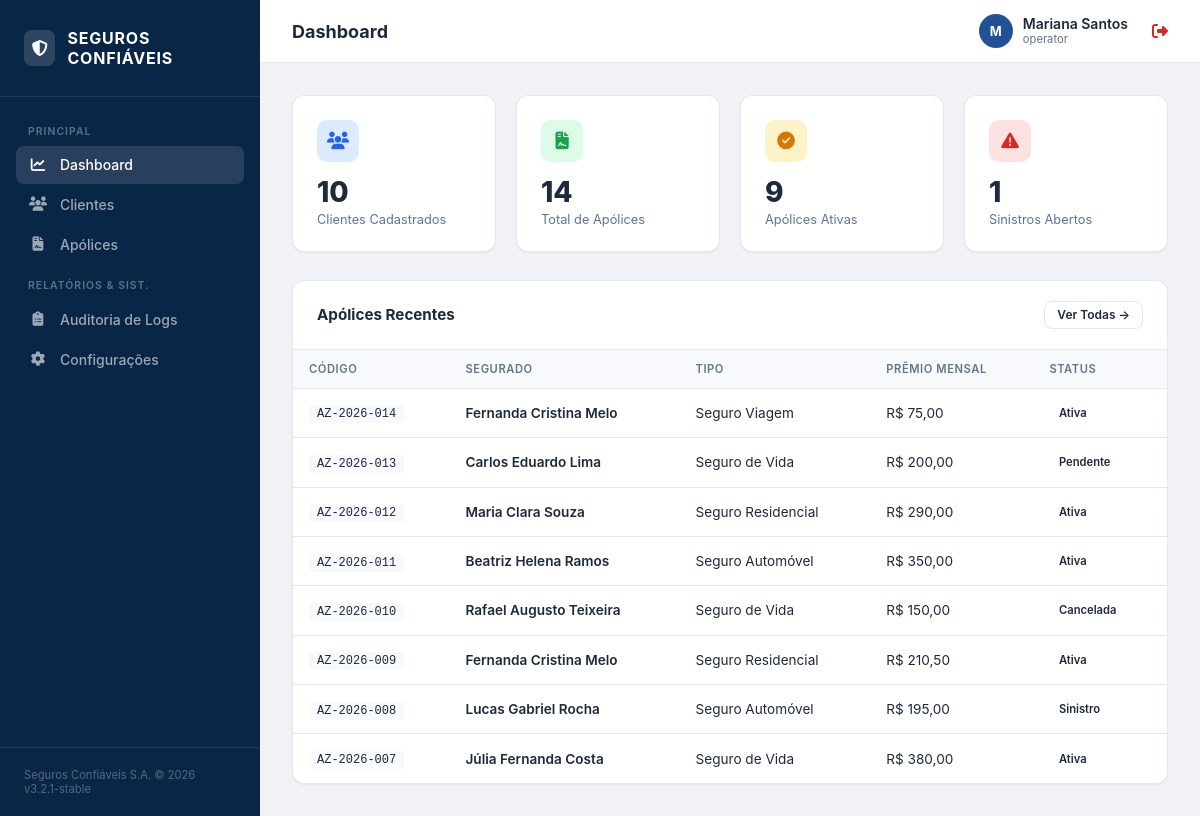
The app's page /dashboard.php (signed in) with its own data.
### tables this page shows
CREATE TABLE IF NOT EXISTS apolices (
    id INT AUTO_INCREMENT PRIMARY KEY,
    codigo VARCHAR(20),
    cliente_id INT,
    tipo VARCHAR(100),
    valor_cobertura DECIMAL(12,2),
    premio_mensal DECIMAL(10,2),
    status VARCHAR(30) DEFAULT 'Ativa',
    data_inicio DATE,
    data_fim DATE,
    observacoes TEXT,
    FOREIGN KEY (cliente_id) REFERENCES clientes(id)
);

CREATE TABLE IF NOT EXISTS clientes (
    id INT AUTO_INCREMENT PRIMARY KEY,
    nome VARCHAR(255),
    email VARCHAR(255),
    cpf VARCHAR(20),
    telefone VARCHAR(20),
    endereco VARCHAR(255),
    foto VARCHAR(255),
    created_at DATETIME DEFAULT CURRENT_TIMESTAMP
);

### includes/db.php (called while the page is built, shortened)
<?php
function badgeClass($status) {
    switch($status) {
        case 'Ativa': return 'badge-success';
        case 'Pendente': return 'badge-warning';
        case 'Sinistro': return 'badge-danger';
        case 'Cancelada': return 'badge-secondary';
    }
}
?>

### dashboard.php (the view, shortened to what this page needs)
<?php
require_once 'includes/db.php';
$total_clientes = $mysqli->query("SELECT COUNT(*) as c FROM clientes")->fetch_assoc()['c'];
$total_apolices = $mysqli->query("SELECT COUNT(*) as c FROM apolices")->fetch_assoc()['c'];
$apolices_ativas = $mysqli->query("SELECT COUNT(*) as c FROM apolices WHERE status='Ativa'")->fetch_assoc()['c'];
$sinistros = $mysqli->query("SELECT COUNT(*) as c FROM apolices WHERE status='Sinistro'")->fetch_assoc()['c'];
$recent = $mysqli->query("SELECT a.codigo, a.tipo, a.status, a.premio_mensal, c.nome
    FROM apolices a JOIN clientes c ON a.cliente_id = c.id ORDER BY a.id DESC LIMIT 8");
include 'includes/layout/header.php';
include 'includes/layout/sidebar.php';
include 'includes/layout/topbar.php';
?>
<div class="stats-row">
    <div class="stat-card">
        <div class="stat-icon blue"><i class="fas fa-users"></i></div>
        <div class="stat-value"><?= $total_clientes ?></div>
        <div class="stat-label">Clientes Cadastrados</div>
    </div>
    <div class="stat-card">
        <div class="stat-icon green"><i class="fas fa-file-contract"></i></div>
        <div class="stat-value"><?= $total_apolices ?></div>
        <div class="stat-label">Total de Apólices</div>
    </div>
    <div class="stat-card">
        <div class="stat-icon yellow"><i class="fas fa-check-circle"></i></div>
        <div class="stat-value"><?= $apolices_ativas ?></div>
        <div class="stat-label">Apólices Ativas</div>
    </div>
    <div class="stat-card">
        <div class="stat-icon red"><i class="fas fa-triangle-exclamation"></i></div>
        <div class="stat-value"><?= $sinistros ?></div>
        <div class="stat-label">Sinistros Abertos</div>
    </div>
</div>
<div class="card">
    <div class="card-header">
        <h3 class="card-title">Apólices Recentes</h3>
        <a href="policies.php" class="btn btn-outline btn-sm">Ver Todas →</a>
    </div>
    <div class="card-body" style="padding: 0;">
        <div class="table-wrapper">
            <table>
                <thead>
                    <tr>
                        <th>Código</th>
                        <th>Segurado</th>
                        <th>Tipo</th>
                        <th>Prêmio Mensal</th>
                        <th>Status</th>
                    </tr>
                </thead>
                <tbody>
                    <?php while ($row = $recent->fetch_assoc()): ?>
                    <tr>
                        <td><code style="background: var(--surface-alt); padding: 2px 8px; border-radius: 4px; font-size: 0.75rem;"><?= htmlspecialchars($row['codigo']) ?></code></td>
                        <td style="font-weight: 600;"><?= htmlspecialchars($row['nome']) ?></td>
                        <td><?= htmlspecialchars($row['tipo']) ?></td>
                        <td>R$ <?= number_format($row['premio_mensal'], 2, ',', '.') ?></td>
                        <td><span class="badge <?= badgeClass($row['status']) ?>"><?= htmlspecialchars($row['status']) ?></span></td>
                    </tr>
                    <?php endwhile; ?>
                </tbody>
            </table>
        </div>
    </div>
</div>
<?php include 'includes/layout/footer.php'; ?>

### assets/css/style.css (style rules this page uses)
:root { --primary: #0a2647; --primary-light: #144272; --accent: #205295; --accent-light: #2c74b3; --success: #059669; --warning: #d97706; --danger: #dc2626; --info: #0284c7; --bg: #f0f2f5; --surface: #ffffff; --surface-alt: #f8f9fc; --text: #1e293b; --text-muted: #64748b; --text-light: #94a3b8; --border: #e2e8f0; --shadow-sm: 0 1px 2px 0 rgb(0 0 0 / 0.05); --shadow: 0 1px 3px 0 rgb(0 0 0 / 0.1), 0 1px 2px -1px rgb(0 0 0 / 0.1); --shadow-md: 0 4px 6px -1px rgb(0 0 0 / 0.1), 0 2px 4px -2px rgb(0 0 0 / 0.1); --radius: 8px; --radius-lg: 12px; }
*, *::before, *::after { margin: 0; padding: 0; box-sizing: border-box; }
body { font-family: 'Inter', -apple-system, system-ui, sans-serif; background: var(--bg); color: var(--text); -webkit-font-smoothing: antialiased; }
a { color: inherit; text-decoration: none; }
.card { background: white; border: 1px solid var(--border); border-radius: var(--radius-lg); box-shadow: var(--shadow-sm); }
.card-header { padding: 1.25rem 1.5rem; border-bottom: 1px solid var(--border); display: flex; justify-content: space-between; align-items: center; }
.card-title { font-size: 0.95rem; font-weight: 700; }
.card-body { padding: 1.5rem; }
.stats-row { display: grid; grid-template-columns: repeat(4, 1fr); gap: 1.25rem; margin-bottom: 1.75rem; }
.stat-card { background: white; border: 1px solid var(--border); border-radius: var(--radius-lg); padding: 1.5rem; box-shadow: var(--shadow-sm); }
.stat-icon { width: 42px; height: 42px; border-radius: 10px; display: flex; align-items: center; justify-content: center; font-size: 1.1rem; margin-bottom: 1rem; }
.stat-icon.blue { background: #dbeafe; color: #2563eb; }
.stat-icon.green { background: #dcfce7; color: #16a34a; }
.stat-icon.yellow { background: #fef3c7; color: #d97706; }
.stat-icon.red { background: #fee2e2; color: #dc2626; }
.stat-value { font-size: 1.75rem; font-weight: 800; color: var(--text); line-height: 1; }
.stat-label { font-size: 0.8rem; color: var(--text-muted); margin-top: 0.35rem; }
.table-wrapper { overflow-x: auto; }
table { width: 100%; border-collapse: collapse; }
thead th { text-align: left; padding: 0.75rem 1rem; font-size: 0.7rem; font-weight: 600; text-transform: uppercase; letter-spacing: 0.05em; color: var(--text-muted); border-bottom: 1px solid var(--border); background: var(--surface-alt); }
tbody td { padding: 0.875rem 1rem; font-size: 0.85rem; border-bottom: 1px solid var(--border); vertical-align: middle; }
tbody tr:last-child td { border-bottom: none; }
.badge { display: inline-block; padding: 0.2rem 0.6rem; border-radius: 50px; font-size: 0.7rem; font-weight: 600; }
.btn { display: inline-flex; align-items: center; gap: 8px; padding: 0.55rem 1.1rem; border-radius: var(--radius); font-size: 0.8rem; font-weight: 600; font-family: inherit; cursor: pointer; border: 1px solid transparent; transition: all 0.15s; }
.btn-outline { background: white; border-color: var(--border); color: var(--text); }
.btn-sm { padding: 0.35rem 0.75rem; font-size: 0.75rem; }

### records on screen
apolices: codigo "AZ-2026-014", cliente.nome "Fernanda Cristina Melo", tipo "Seguro Viagem", premio_mensal "75,00", status "Ativa"
apolices: codigo "AZ-2026-013", cliente.nome "Carlos Eduardo Lima", tipo "Seguro de Vida", premio_mensal "200,00", status "Pendente"
apolices: codigo "AZ-2026-012", cliente.nome "Maria Clara Souza", tipo "Seguro Residencial", premio_mensal "290,00", status "Ativa"
apolices: codigo "AZ-2026-011", cliente.nome "Beatriz Helena Ramos", tipo "Seguro Automóvel", premio_mensal "350,00", status "Ativa"
apolices: codigo "AZ-2026-010", cliente.nome "Rafael Augusto Teixeira", tipo "Seguro de Vida", premio_mensal "150,00", status "Cancelada"
apolices: codigo "AZ-2026-009", cliente.nome "Fernanda Cristina Melo", tipo "Seguro Residencial", premio_mensal "210,50", status "Ativa"
apolices: codigo "AZ-2026-008", cliente.nome "Lucas Gabriel Rocha", tipo "Seguro Automóvel", premio_mensal "195,00", status "Sinistro"
apolices: codigo "AZ-2026-007", cliente.nome "Júlia Fernanda Costa", tipo "Seguro de Vida", premio_mensal "380,00", status "Ativa"

### other values on screen
$pageTitle "Dashboard"
substr($_SESSION['user'] ?? 'U', 0, 1) "M"
$_SESSION['user'] "Mariana Santos"
$_SESSION['role'] "operator"
$total_clientes "10"
$total_apolices "14"
$apolices_ativas "9"
$sinistros "1"
